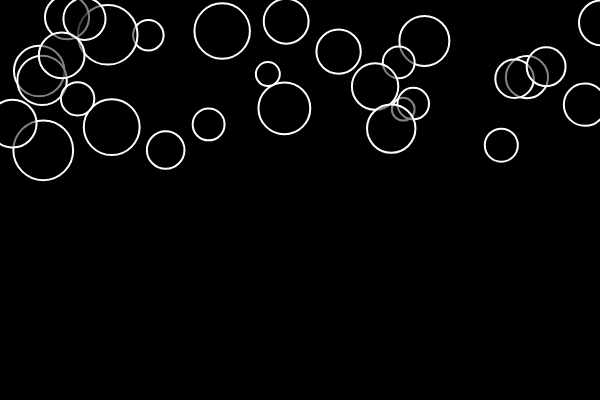
Frame 1 (no input)
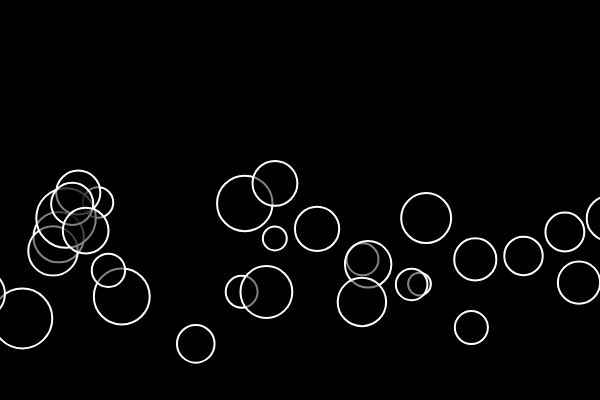
Frame 60 (no input)
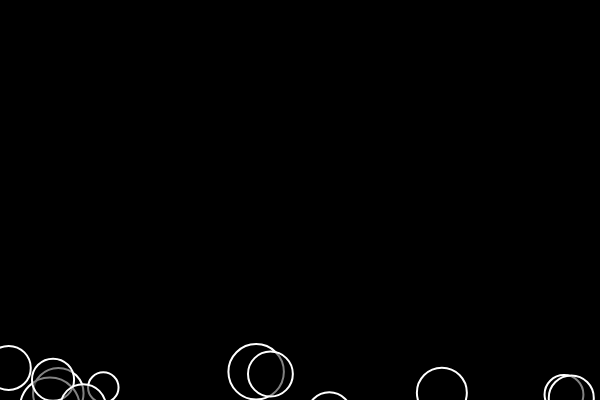
Frame 120 (the mouse pressed at the canvas centre since frame 60)

The p5.js sketch that drew these frames (run headless with seeded random() and noise() and a simulated clock; from frame 60 on, the mouse is pressed at the canvas centre):

// p5.js sketch
// ── sketch.js
let bubbles = [];

function setup() { // built-in P5.JS function -=- this runs once
	createCanvas(600, 400);
	for(let i = 0; i < 30; i++)
	{
		let x = random(width);
		let y = random(10, 150);
		let radius = random(10, 30);
		bubbles[i] = new Bubble(x, y, radius);
	}
}

function draw() { // built-in P5.JS function -=-  automatic loop that repeats forever
	background(0); // give the canvas a black background
	for(let i = 0; i < bubbles.length; i++)
	{
		bubbles[i].move();
		bubbles[i].show();
	}
}

function mouseMoved()
{
	for(let i = 0; i < bubbles.length; i++)
	{
		if(bubbles[i].rollover(mouseX, mouseY))
		{
			bubbles[i].splice(i, 1);
		}
	}
}

class Bubble
{
	constructor(x, y, r)
	{
		this.x = x;
		this.y = y;
		this.r = r;
		this.brightness = 0;
	}

	changeColor()
	{
		this.brightness = 255;
	}

	rollover(mx, my)
	{
		let d = dist(mx, my, this.x, this.y);
		return d < this.r;
	}

	move()
	{
		this.x = this.x + random(-5, 5);
		this.y = this.y + random(1, 5);

	}

	show()
	{
		stroke(255);
		strokeWeight(2);
		fill(this.brightness, 125);
		ellipse(this.x, this.y, (this.r*2), (this.r*2));
	}
}
